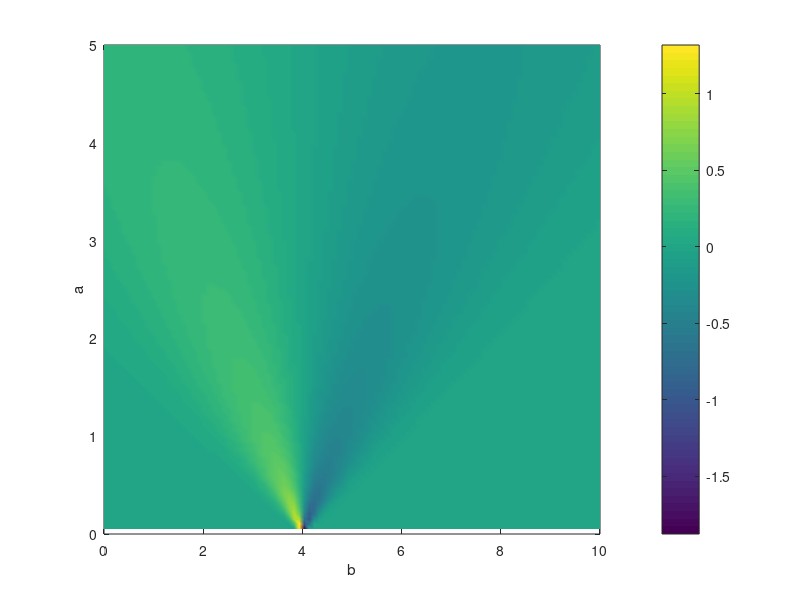

The MATLAB script that drew this image:
close all;
clear all; clc;

n=100;
a=linspace(0,5,n);
b=linspace(0,10,n);
W= zeros(length(a), length(b));
for i= 1:length(a)
    for j= 1:length(b)
        W(i,j)= a(i)^-0.5 * (4-b(j))/a(i) * exp(-( (4-b(j))/a(i) )^2.0);
    end
end

[B,A]=meshgrid(b,a);
pcolor(B, A, W);
shading interp
xlabel ('b');
ylabel('a');
q=colorbar;
